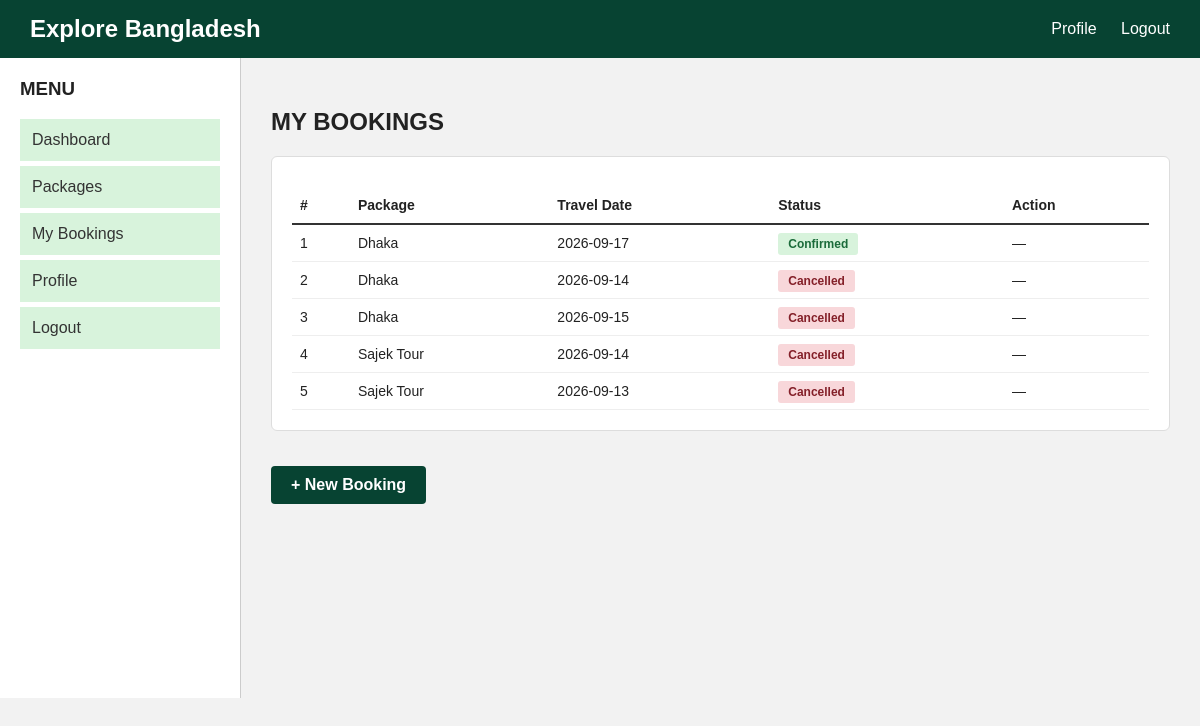
/View/booking-history.php (signed in), run on the app's committed database.
### tables this page shows
CREATE TABLE `booking` (
  `id` int(11) NOT NULL,
  `username` varchar(100) NOT NULL,
  `package_id` int(11) NOT NULL,
  `travel_date` date NOT NULL,
  `status` enum('Pending','Confirmed','Cancelled') DEFAULT 'Pending'
);

CREATE TABLE `packages` (
  `id` int(11) NOT NULL,
  `packagename` varchar(100) NOT NULL,
  `price` int(11) NOT NULL,
  `duration` varchar(50) NOT NULL,
  `image_path` varchar(255) NOT NULL,
  `itinerary` text NOT NULL,
  `availability` enum('Available','Unavailable') DEFAULT 'Available',
  `approval_status` varchar(20) DEFAULT 'Pending'
);

### Model/dbConnect.php (called while the page is built, shortened)
<?php
function connect() {
	$servername = "localhost";
	$username = "root";
	$password = "";
	$dbname = "bdtour";
	$conn = mysqli_connect($servername, $username, $password, $dbname);
	return $conn;
}
require_once __DIR__ . '/user.php';
require_once __DIR__ . '/customer.php';

### Model/customer.php (called while the page is built, shortened)
<?php
require_once 'dbConnect.php';
function getBookingsByUsername($username) {
    $conn = connect();
    $sql = "SELECT b.id, p.packagename, b.travel_date, b.status
            FROM booking b
            JOIN packages p ON b.package_id = p.id
            WHERE b.username = '$username'
            ORDER BY b.id DESC";
    $result = mysqli_query($conn, $sql);
    $bookings = [];
    while ($row = mysqli_fetch_assoc($result)) {
        $bookings[] = $row;
    }
    return $bookings;
}
?>

### View/booking-history.php (the view, shortened to what this page needs)
<?php
require_once '../Model/dbConnect.php';
$bookings = getBookingsByUsername($_SESSION['username']);
?>
<!DOCTYPE html>
<html lang="en">
<head>
    <link rel="stylesheet" href="header.css">
    <link rel="stylesheet" href="sidebar.css">
    <link rel="stylesheet" href="booking-history.css">
</head>
<body>
    <?php include 'header.php'; ?>
    <div class="container">
        <?php include 'sidebar.php'; ?>
        <div class="right-side">
            <h2>MY BOOKINGS</h2>
            <div class="panel my-bookings">
                <?php if (empty($bookings)): ?>
<?php if (isset($_GET['status']) && strtolower($_GET['status']) === 'confirmed'): ?>
                    <p>You have no confirmed bookings.</p>
                <?php else: ?>
                    <p>You have no bookings yet. <a href="packages.php">Browse packages</a></p>
                <?php endif; ?>
                <?php else: ?>
                    <table>
                        <thead>
                            <tr>
                                <th>#</th>
                                <th>Package</th>
                                <th>Travel Date</th>
                                <th>Status</th>
                                <th>Action</th>
                            </tr>
                        </thead>
                        <tbody>
                            <?php foreach ($bookings as $i => $b): ?>
                                <tr>
                                    <td><?= $i + 1 ?></td>
                                    <td><?= htmlspecialchars($b['packagename']) ?></td>
                                    <td><?= htmlspecialchars($b['travel_date']) ?></td>
                                    <td>
                                        <span class="status <?= strtolower($b['status']) ?>">
                                            <?= htmlspecialchars($b['status']) ?>
                                        </span>
                                    </td>
                                    <td>
                                        <?php if ($b['status'] === 'Pending'): ?>
                                            <a href="../Controller/cancel-booking.php?id=<?= $b['id'] ?>"
                                               class="action-link cancel"
                                               onclick="return confirm('Cancel this booking?')">
                                                Cancel
                                            </a>
                                        <?php else: ?>
                                            —
                                        <?php endif; ?>
                                    </td>
                                </tr>
                            <?php endforeach; ?>
                        </tbody>
                    </table>
                <?php endif; ?>
            </div>
            <p><a href="packages.php" class="btn-new">+ New Booking</a></p>
        </div>
    </div>
</body>
</html>

### View/booking-history.css (style rules this page uses)
body { margin: 0; font-family: Arial, sans-serif; background-color: rgb(242, 242, 242); color: rgb(34, 34, 34); }
.container { display: flex; }
.right-side { flex: 1; padding: 30px; }
.panel { background-color: rgb(255, 255, 255); border: 1px solid rgb(221, 221, 221); padding: 20px; margin-bottom: 25px; border-radius: 6px; }
table { width: 100%; border-collapse: collapse; margin-top: 10px; }
th { text-align: left; padding: 10px 8px; border-bottom: 2px solid rgb(51, 51, 51); font-size: 14px; }
td { padding: 10px 8px; border-bottom: 1px solid rgb(238, 238, 238); font-size: 14px; }
.status { padding: 4px 10px; border-radius: 3px; font-size: 12px; font-weight: bold; }
.status.confirmed { background-color: rgb(216, 243, 220); color: rgb(27, 107, 58); }
.status.cancelled { background-color: rgb(248, 215, 218); color: rgb(132, 32, 41); }
.btn-new { display: inline-block; background-color: rgb(7, 67, 50); color: white; padding: 10px 20px; border-radius: 4px; text-decoration: none; font-weight: bold; margin-top: 10px; }

### data on the page
booking: package.packagename "Dhaka", travel_date "2026-09-17", status "Confirmed"
booking: package.packagename "Dhaka", travel_date "2026-09-14", status "Cancelled"
booking: package.packagename "Dhaka", travel_date "2026-09-15", status "Cancelled"
booking: package.packagename "Sajek Tour", travel_date "2026-09-14", status "Cancelled"
booking: package.packagename "Sajek Tour", travel_date "2026-09-13", status "Cancelled"
